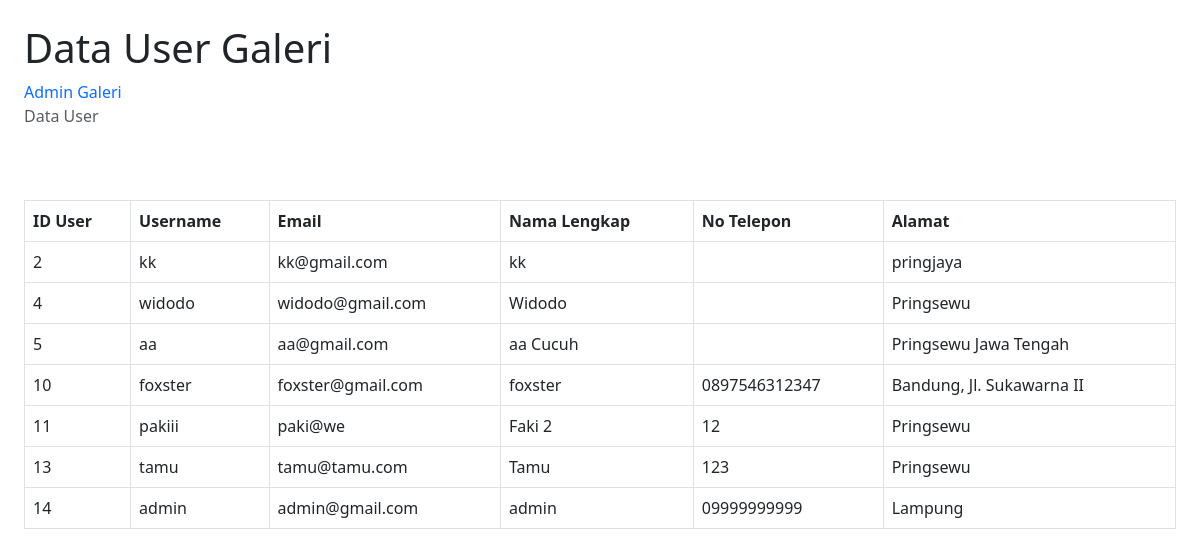
The app's page /admin/datauser.php with its own data.
### tables this page shows
CREATE TABLE `user` (
  `userid` int NOT NULL,
  `username` varchar(255) NOT NULL,
  `password` varchar(255) NOT NULL,
  `email` varchar(255) NOT NULL,
  `namalengkap` varchar(255) NOT NULL,
  `nohp` varchar(13) NOT NULL,
  `alamat` text NOT NULL,
  `role` enum('admin','user') NOT NULL DEFAULT 'user'
);

### admin/datauser.php (the view, shortened to what this page needs)
<?php
include '../config/koneksi.php';
?>
<!DOCTYPE html>
<html lang="en">
<head>
    <link href="https://cdn.jsdelivr.net/npm/bootstrap@5.3.0/dist/css/bootstrap.min.css" rel="stylesheet">
</head>
<body>
    <div class="container-fluid px-4">
        <h1 class="mt-4">Data User Galeri</h1>
        <nav>
            <a style="text-decoration: none;" href="../admin/admin.php">Admin Galeri</a>
        </nav>
        <ol class="breadcrumb mb-4">
            <li class="breadcrumb-item active">Data User</li>
        </ol>
        <br><br>
        <table class="table table-bordered">
            <tr>
                <th>ID User</th>
                <th>Username</th>
                <th>Email</th>
                <th>Nama Lengkap</th>
                <th>No Telepon</th>
                <th>Alamat</th>
            </tr>
            <?php
            $query = mysqli_query($koneksi, "SELECT userid, username, email, namalengkap, nohp, alamat FROM user");
            while ($data = mysqli_fetch_array($query)) {
                ?>
                <tr>
                    <td><?php echo $data['userid']; ?></td>
                    <td><?php echo $data['username']; ?></td>
                    <td><?php echo $data['email']; ?></td>
                    <td><?php echo $data['namalengkap']; ?></td>
                    <td><?php echo $data['nohp']; ?></td>
                    <td><?php echo $data['alamat']; ?></td>
                </tr>
                <?php
            }
            ?>
        </table>
    </div>
</body>
</html>

### records on screen
user: userid "2", username "kk", email "kk@gmail.com", namalengkap "kk", alamat "pringjaya"
user: userid "4", username "widodo", email "widodo@gmail.com", namalengkap "Widodo", alamat "Pringsewu"
user: userid "5", username "aa", email "aa@gmail.com", namalengkap "aa Cucuh", alamat "Pringsewu Jawa Tengah"
user: userid "10", username "foxster", email "foxster@gmail.com", namalengkap "foxster", nohp "0897546312347", alamat "Bandung, Jl. Sukawarna II"
user: userid "11", username "pakiii", email "paki@we", namalengkap "Faki 2", nohp "12", alamat "Pringsewu"
user: userid "13", username "tamu", email "tamu@tamu.com", namalengkap "Tamu", nohp "123", alamat "Pringsewu"
user: userid "14", username "admin", email "admin@gmail.com", namalengkap "admin", nohp "09999999999", alamat "Lampung"
